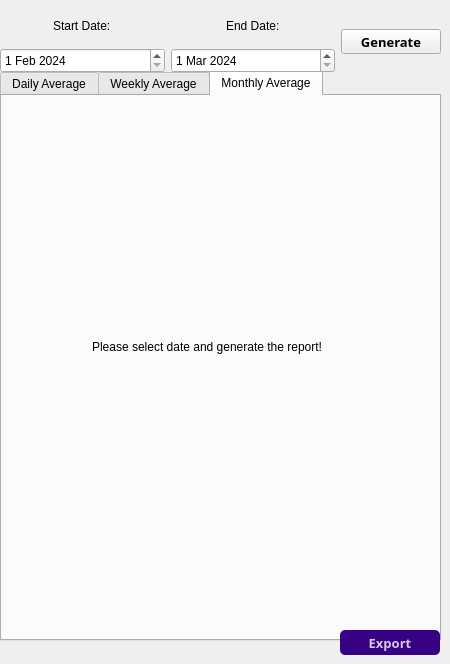
    <widget class="QWidget" name="tab_2">
     <property name="minimumSize">
      <size>
       <width>0</width>
       <height>0</height>
      </size>
     </property>
     <property name="maximumSize">
      <size>
       <width>16777215</width>
       <height>16777215</height>
      </size>
     </property>
     <attribute name="title">
      <string>Report</string>
     </attribute>
     <widget class="QTabWidget" name="tabWidget_2">
      <property name="geometry">
       <rect>
        <x>0</x>
        <y>70</y>
        <width>441</width>
        <height>571</height>
       </rect>
      </property>
      <property name="currentIndex">
       <number>2</number>
      </property>
      <widget class="QWidget" name="tab_4">
       <attribute name="title">
        <string>Daily Average</string>
       </attribute>
      </widget>
      <widget class="QWidget" name="tab_5">
       <attribute name="title">
        <string>Weekly Average</string>
       </attribute>
      </widget>
      <widget class="QWidget" name="tab_8">
       <attribute name="title">
        <string>Monthly Average</string>
       </attribute>
       <widget class="QLabel" name="label_5">
        <property name="geometry">
         <rect>
          <x>90</x>
          <y>240</y>
          <width>271</width>
          <height>21</height>
         </rect>
        </property>
        <property name="text">
         <string>Please select date and generate the report!</string>
        </property>
       </widget>
      </widget>
     </widget>
     <widget class="QPushButton" name="save_btn">
      <property name="geometry">
       <rect>
        <x>340</x>
        <y>630</y>
        <width>100</width>
        <height>25</height>
       </rect>
      </property>
      <property name="minimumSize">
       <size>
        <width>100</width>
        <height>25</height>
       </size>
      </property>
      <property name="maximumSize">
       <size>
        <width>100</width>
        <height>25</height>
       </size>
      </property>
      <property name="font">
       <font>
        <family>Arial Black</family>
        <pointsize>10</pointsize>
        <bold>true</bold>
       </font>
      </property>
      <property name="styleSheet">
       <string notr="true">QPushButton#save_btn{
	background-color:rgb(55, 1, 132);
	color:rgba(255,255,255,200);
	border-radius:5px;
}
QPushButton#save_btn:hover{
	background-color:rgba(2,62,118,150);
	color:rgba(255,255,255,200);
	border-radius:5px;
}
QPushButton#save_btn:pressed{
	padding-left:5px;
	padding-top:5px;
	background-color:rgba(2,62,118,100);
}</string>
      </property>
      <property name="text">
       <string>Export</string>
      </property>
     </widget>
     <widget class="QWidget" name="horizontalLayoutWidget_2">
      <property name="geometry">
       <rect>
        <x>0</x>
        <y>10</y>
        <width>441</width>
        <height>63</height>
       </rect>
      </property>
      <layout class="QHBoxLayout" name="horizontalLayout_10">
       <item>
        <layout class="QVBoxLayout" name="verticalLayout_4">
         <item alignment="Qt::AlignHCenter">
          <widget class="QLabel" name="label_3">
           <property name="text">
            <string>Start Date:</string>
           </property>
          </widget>
         </item>
         <item>
          <widget class="QDateEdit" name="dateEdit_2">
           <property name="minimumSize">
            <size>
             <width>150</width>
             <height>25</height>
            </size>
           </property>
           <property name="dateTime">
            <datetime>
             <hour>23</hour>
             <minute>59</minute>
             <second>59</second>
             <year>2024</year>
             <month>2</month>
             <day>1</day>
            </datetime>
           </property>
           <property name="maximumDateTime">
            <datetime>
             <hour>23</hour>
             <minute>59</minute>
             <second>59</second>
             <year>2024</year>
             <month>12</month>
             <day>31</day>
            </datetime>
           </property>
           <property name="minimumDateTime">
            <datetime>
             <hour>23</hour>
             <minute>59</minute>
             <second>59</second>
             <year>2019</year>
             <month>12</month>
             <day>31</day>
            </datetime>
           </property>
          </widget>
         </item>
        </layout>
       </item>
       <item>
        <layout class="QVBoxLayout" name="verticalLayout_5">
         <item alignment="Qt::AlignHCenter">
          <widget class="QLabel" name="label_4">
           <property name="text">
            <string>End Date:</string>
           </property>
          </widget>
         </item>
         <item>
          <widget class="QDateEdit" name="dateEdit_3">
           <property name="minimumSize">
            <size>
             <width>150</width>
             <height>25</height>
            </size>
           </property>
           <property name="dateTime">
            <datetime>
             <hour>0</hour>
             <minute>0</minute>
             <second>0</second>
             <year>2024</year>
             <month>3</month>
             <day>1</day>
            </datetime>
           </property>
           <property name="maximumDateTime">
            <datetime>
             <hour>23</hour>
             <minute>59</minute>
             <second>59</second>
             <year>2024</year>
             <month>12</month>
             <day>31</day>
            </datetime>
           </property>
           <property name="minimumDateTime">
            <datetime>
             <hour>16</hour>
             <minute>0</minute>
             <second>0</second>
             <year>2019</year>
             <month>9</month>
             <day>13</day>
            </datetime>
           </property>
          </widget>
         </item>
        </layout>
       </item>
       <item>
        <widget class="QPushButton" name="save_btn_2">
         <property name="minimumSize">
          <size>
           <width>100</width>
           <height>25</height>
          </size>
         </property>
         <property name="maximumSize">
          <size>
           <width>100</width>
           <height>25</height>
          </size>
         </property>
         <property name="font">
          <font>
           <family>Arial Black</family>
           <pointsize>10</pointsize>
           <bold>true</bold>
          </font>
         </property>
         <property name="mouseTracking">
          <bool>true</bool>
         </property>
         <property name="styleSheet">
          <string notr="true">QPushButton#save_btn{
	background-color:rgb(55, 1, 132);
	color:rgba(255,255,255,200);
	border-radius:5px;
}
QPushButton#save_btn:hover{
	background-color:rgba(2,62,118,150);
	color:rgba(255,255,255,200);
	border-radius:5px;
}
QPushButton#save_btn:pressed{
	padding-left:5px;
	padding-top:5px;
	background-color:rgba(2,62,118,100);
}</string>
         </property>
         <property name="text">
          <string>Generate</string>
         </property>
        </widget>
       </item>
      </layout>
     </widget>
    </widget>
